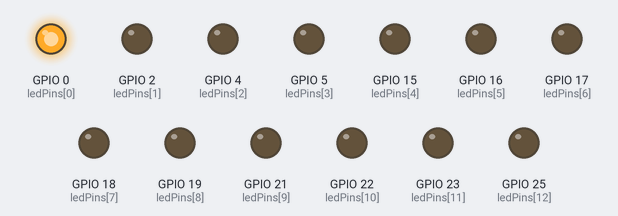
The sketch below on a simulated ESP32. Parts: output pins drawn as LEDs (lit = HIGH).

Above: at 0.1 s.
At 2.9 s:
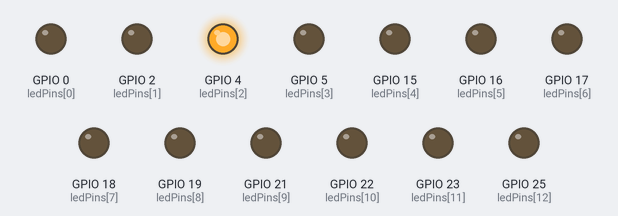
At 5.9 s:
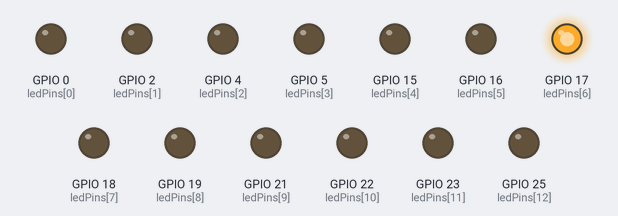
At 11.9 s:
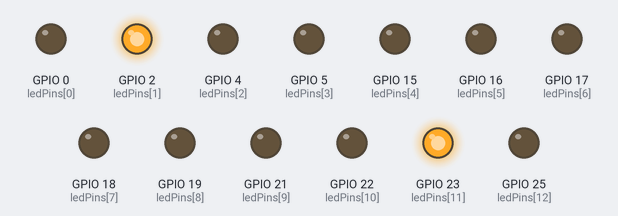
At 23.45 s:
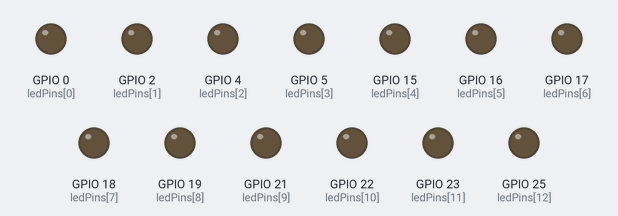
At 39.25 s:
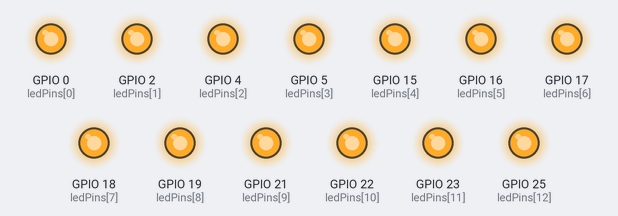
Timing chart, 0 to 40.0 s (numbered marks = the images above):
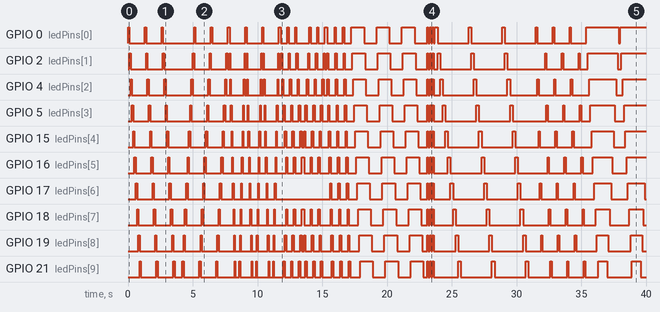

Measured:
- by itself, GPIO 0 (ledPins[0]): LOW → HIGH at 0.00 s, → LOW 0.10 s later, → HIGH 1.2 s later, → LOW 0.10 s later, … (59 changes in this stretch)
- by itself, GPIO 2 (ledPins[1]): LOW → HIGH at 0.10 s, → LOW 0.10 s later, → HIGH 1.2 s later, → LOW 0.10 s later, … (69 changes in this stretch)
- by itself, GPIO 4 (ledPins[2]): LOW → HIGH at 0.20 s, → LOW 0.10 s later, → HIGH 1.2 s later, → LOW 0.10 s later, … (69 changes in this stretch)
- by itself, GPIO 5 (ledPins[3]): LOW → HIGH at 0.30 s, → LOW 0.10 s later, → HIGH 1.2 s later, → LOW 0.10 s later, … (69 changes in this stretch)
- by itself, GPIO 15 (ledPins[4]): LOW → HIGH at 0.40 s, → LOW 0.10 s later, → HIGH 1.2 s later, → LOW 0.10 s later, … (69 changes in this stretch)
- by itself, GPIO 16 (ledPins[5]): LOW → HIGH at 0.50 s, → LOW 0.10 s later, → HIGH 1.2 s later, → LOW 0.10 s later, … (67 changes in this stretch)
- by itself, GPIO 17 (ledPins[6]): LOW → HIGH at 0.60 s, → LOW 0.10 s later, → HIGH 1.2 s later, → LOW 0.10 s later, … (58 changes in this stretch)
- by itself, GPIO 18 (ledPins[7]): LOW → HIGH at 0.70 s, → LOW 0.10 s later, → HIGH 1.2 s later, → LOW 0.10 s later, … (68 changes in this stretch)

The sketch:

Final.ino
```cpp
#include <Arduino.h>

// Define the number of LEDs
#define NUM_LEDS 13

// Define LED pins (change the values as per your connection)
const int ledPins[NUM_LEDS] = {0, 2, 4, 5, 15, 16, 17, 18, 19, 21, 22, 23, 25};

void setup() {
  // Set all LEDs as OUTPUT
  for (int i = 0; i < NUM_LEDS; i++) {
    pinMode(ledPins[i], OUTPUT);
    digitalWrite(ledPins[i], LOW); // Turn off all LEDs initially
  }
}

void loop() {
  pattern1(); // Sequential Chaser
  pattern2(); // Inverse Chaser
  pattern3(); // Sequential & Inverse Chaser
  pattern4(); // Outer-to-Inner Glow
  pattern5(); // Inner-to-Outer Glow
  pattern6(); // Snake Effect
  pattern7(); // LED Waves
  pattern8(); // Heartbeat Effect
  pattern9(); // Sequentially with a delay
  pattern10(); // Odd Even Chaser
  pattern11(); // Cascade Glow
  pattern12(); // Cascade Glow reverse
  pattern13(); // Forward-Backward Cascade Glow
}

// Pattern1: Sequential Chaser
void pattern1() {
  int time = 100;
  for (int repeat = 0; repeat < 3; repeat++) {
    for (int i = 0; i < NUM_LEDS; i++) {
      digitalWrite(ledPins[i], HIGH);
      delay(time);
      digitalWrite(ledPins[i], LOW);
    }
  }
}

// Pattern2: Inverse Chaser
void pattern2() {
  int time = 100;
  for (int repeat = 0; repeat < 3; repeat++) {
    for (int i = NUM_LEDS - 1; i >= 0; i--) {
      digitalWrite(ledPins[i], HIGH);
      delay(time);
      digitalWrite(ledPins[i], LOW);
    }
  }
}

// Pattern3: Sequential & Inverse Chaser (Fast)
void pattern3() {
  int time = 50;
  for (int repeat = 0; repeat < 3; repeat++) {
    for (int i = 0; i < NUM_LEDS; i++) {
      digitalWrite(ledPins[i], HIGH);
      delay(time);
      digitalWrite(ledPins[i], LOW);
    }
    for (int i = NUM_LEDS - 1; i >= 0; i--) {
      digitalWrite(ledPins[i], HIGH);
      delay(time);
      digitalWrite(ledPins[i], LOW);
    }
  }
}

// Pattern4: Outer-to-Inner Glow
void pattern4() {
  int time = 100;
  for (int repeat = 0; repeat < 3; repeat++) {
    for (int i = 0; i < NUM_LEDS / 2; i++) {
      digitalWrite(ledPins[i], HIGH);
      digitalWrite(ledPins[NUM_LEDS - 1 - i], HIGH);
      delay(time);
      digitalWrite(ledPins[i], LOW);
      digitalWrite(ledPins[NUM_LEDS - 1 - i], LOW);
    }
  }
}

// Pattern5: Inner-to-Outer Glow
void pattern5() {
  int time = 100;
  for (int repeat = 0; repeat < 3; repeat++) {
    for (int i = NUM_LEDS / 2 - 1; i >= 0; i--) {
      digitalWrite(ledPins[i], HIGH);
      digitalWrite(ledPins[NUM_LEDS - 1 - i], HIGH);
      delay(time);
      digitalWrite(ledPins[i], LOW);
      digitalWrite(ledPins[NUM_LEDS - 1 - i], LOW);
    }
  }
}

// Pattern6: Snake Effect
void pattern6() {
  int time = 50;
  for (int repeat = 0; repeat < 3; repeat++) {
    for (int i = 0; i < NUM_LEDS; i++) {
      digitalWrite(ledPins[i], HIGH);
      delay(time);
      if (i > 0) {
        digitalWrite(ledPins[i - 1], LOW);
      }
    }
    digitalWrite(ledPins[NUM_LEDS - 1], LOW); // Turn off the last LED
  }
}

// Pattern7: LED Waves
void pattern7() {
  int time = 75;
  for (int repeat = 0; repeat < 3; repeat++) {
    for (int i = 0; i < NUM_LEDS; i++) {
      digitalWrite(ledPins[i], HIGH);
      delay(time);
    }
    for (int i = 0; i < NUM_LEDS; i++) {
      digitalWrite(ledPins[i], LOW);
      delay(time);
    }
  }
}

// Pattern8: Heartbeat Effect
void pattern8() {
  for (int repeat = 0; repeat < 3; repeat++) {
    for (int i = 0; i < NUM_LEDS; i++) {
      digitalWrite(ledPins[i], HIGH);
    }
    delay(100);
    for (int i = 0; i < NUM_LEDS; i++) {
      digitalWrite(ledPins[i], LOW);
    }
    delay(100);
  }
}

// Pattern9: Sequentially with a delay
void pattern9() {
  int time = 200;
  for (int repeat = 0; repeat < 3; repeat++) {
    for (int i = 0; i < NUM_LEDS; i++) {
      digitalWrite(ledPins[i], HIGH);
      delay(time);
      digitalWrite(ledPins[i], LOW);
    }
  }
}

// Pattern10: Odd Even Chaser
void pattern10() {
  int time = 100;
  for (int repeat = 0; repeat < 3; repeat++) {
    for (int i = 0; i < NUM_LEDS; i += 2) {
      digitalWrite(ledPins[i], HIGH);
      delay(time);
      digitalWrite(ledPins[i], LOW);
    }
    for (int i = 1; i < NUM_LEDS; i += 2) {
      digitalWrite(ledPins[i], HIGH);
      delay(time);
      digitalWrite(ledPins[i], LOW);
    }
  }
}

// Pattern11: Cascade Glow
void pattern11() {
  int time = 100;
  for (int repeat = 0; repeat < 3; repeat++) {
    for (int i = 0; i < NUM_LEDS; i++) {
      digitalWrite(ledPins[i], HIGH);
      delay(time);
    }
    for (int i = NUM_LEDS - 1; i >= 0; i--) {
      digitalWrite(ledPins[i], LOW);
      delay(time);
    }
  }
}

// Pattern12: Cascade Glow reverse
void pattern12() {
  int time = 100;
  for (int repeat = 0; repeat < 3; repeat++) {
    for (int i = NUM_LEDS - 1; i >= 0; i--) {
      digitalWrite(ledPins[i], HIGH);
      delay(time);
    }
    for (int i = 0; i < NUM_LEDS; i++) {
      digitalWrite(ledPins[i], LOW);
      delay(time);
    }
  }
}

// Pattern13: Forward-Backward Cascade Glow
void pattern13() {
  int time = 100;
  for (int repeat = 0; repeat < 3; repeat++) {
    for (int i = 0; i < NUM_LEDS; i++) {
      digitalWrite(ledPins[i], HIGH);
      delay(time);
    }
    for (int i = NUM_LEDS - 1; i >= 0; i--) {
      digitalWrite(ledPins[i], LOW);
      delay(time);
    }
  }
}
```
